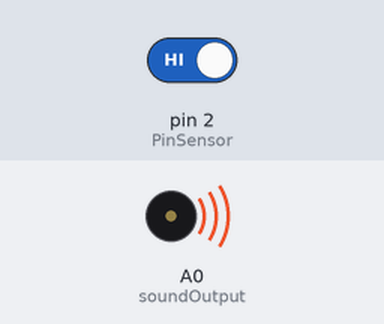
Recording of a sketch running on a simulated Arduino Uno, built with avr-gcc and run on an emulated ATmega328P. On the bench: buzzer (waves = sounding). The inputs (shaded band) are chosen by the test bench; at power-on: pin 2 (PinSensor) HIGH. What the sketch prints to the serial monitor is not drawn.

Above: at 1.2 s.
1.3 s: pin 2 (PinSensor) driven LOW
At 1.9 s:
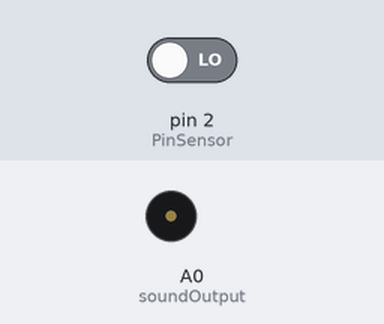
2.8 s: pin 2 (PinSensor) driven HIGH
At 3.1 s:
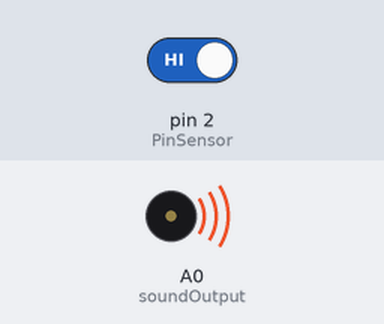
Timing chart, 0 to 5.8 s (numbered marks = the images above; inputs shaded):
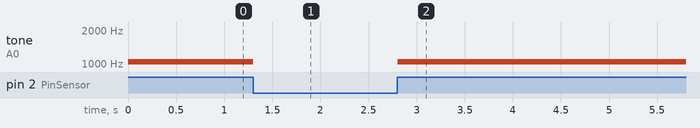

The sketch:

Ejercicio16-TiltSensor.ino
```cpp
/* Hagamos un sistema autonomo que detecte cambios
de inclinación y emita un sonido el piezo.
*/

#define NOTE_C6  1047

// these constants won't change:
const int PinSensor = 2;      // Sensor de inclinación en el pin 2
const int soundOutput = A0; // the piezo is connected to analog pin 0

void setup() {
 pinMode(PinSensor, INPUT_PULLUP);
 Serial.begin(9600);       // use the serial port
}

void loop() {
  // read the sensor and store it in the variable sensorReading:
  if (digitalRead(PinSensor)){
    Serial.println("Sonido!!!!!!!");
    tone(soundOutput,NOTE_C6);
  }
  else
    noTone(soundOutput);

  delay(100);
}
```

Measured:
- after the input at 1.3 s, tone on A0 (soundOutput): 1047 Hz → silent at once
- after the input at 2.8 s, tone on A0 (soundOutput): silent → 1047 Hz at once
